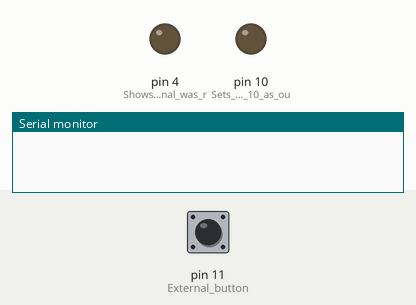
Recording of a sketch running on a simulated Arduino Uno, built with avr-gcc and run on an emulated ATmega328P. On the bench: output pins drawn as LEDs (lit = HIGH), the last lines printed to the serial monitor. Inputs (shaded band) come from the test bench; at power-on: pin 11 (External_button) LOW.

Above: at 1.2 s.
1.3 s: pin 11 (External_button) pulled HIGH for 1 s
At 1.7 s:
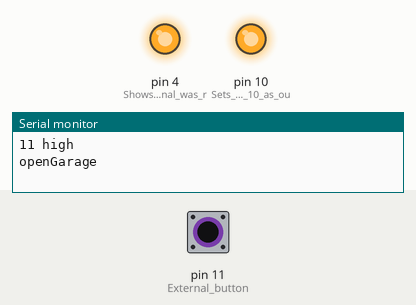
6.3 s: pin 11 (External_button) pulled HIGH for 3.2 s
At 11.1 s:
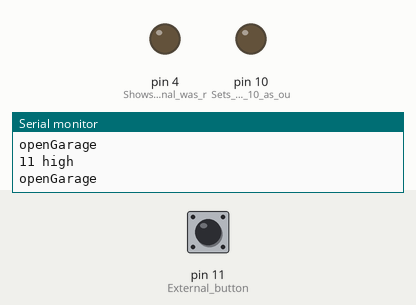
Timing chart, 0 to 12.6 s (numbered marks = the images above; inputs shaded):
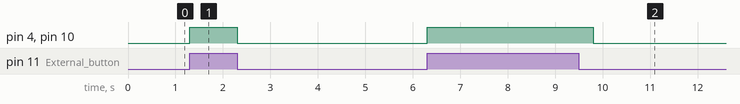

The sketch:

GarageRemote.ino
```cpp
//Code based on https://create.arduino.cc/projecthub/user206876468/arduino-bluetooth-basic-tutorial-d8b737
/*
* Bluetooh Garage remote
* Shashi Sadasivan
* The app sends a signal to toggle the garage remote. Which is opening the relay for a few seconds
*/
String data = "";            //Variable for storing received data
const String key = "ToggleMyGarageDoor"; // Secret Key: This is the string that is sent by the App

void setup()
{
    Serial.begin(9600);   //Sets the baud for serial data transmission
    pinMode(10, OUTPUT);  //Sets digital pin 10 as output pin
    pinMode(4, OUTPUT);   //Shows if the signal was received
    pinMode(11, INPUT);   //External button
}
void loop()
{
   //Check if external button was pressed

   if(digitalRead(11) == HIGH)
   {
      Serial.println("11 high");
      openGarage();
   }


   if(Serial.available() > 0)      // Send data only when you receive data:
   {
      //data = Serial.read();        //Read the incoming data & store into data
      data = Serial.readString();
      // Serial.print(data);          //Print Value inside data in Serial monitor
      // Serial.print("\n");
      if(data == key)
      {
         Serial.println("Bluetooth " + data);
         openGarage();
         /*
         digitalWrite(4, HIGH);
         digitalWrite(10, HIGH);   //Set the Value to High. This should trigger the Relay
         delay(1000);              //delay by 1 second to allow the
         digitalWrite(10, LOW);    //Set the Value to LOW, to end the Relay
         digitalWrite(4, LOW);
         */
      }
      else
      {
        Serial.println("Bluetooth FALSE - " + data);
      }
   }
}

void openGarage()
{
   Serial.println("openGarage");
   digitalWrite(4, HIGH);
   digitalWrite(10, HIGH);   //Set the Value to High. This should trigger the Relay
   delay(500);              //delay by 1 second to allow the
   digitalWrite(10, LOW);    //Set the Value to LOW, to end the Relay
   digitalWrite(4, LOW);
}
```

Measured:
- after the input at 1.3 s, pin 4 (Shows_if_the_signal_was_r), pin 10 (Sets_digital_pin_10_as_ou): LOW → HIGH at once, → LOW 1.0 s later
- after the input at 6.3 s, pin 4 (Shows_if_the_signal_was_r), pin 10 (Sets_digital_pin_10_as_ou): LOW → HIGH at once, → LOW 3.5 s later
